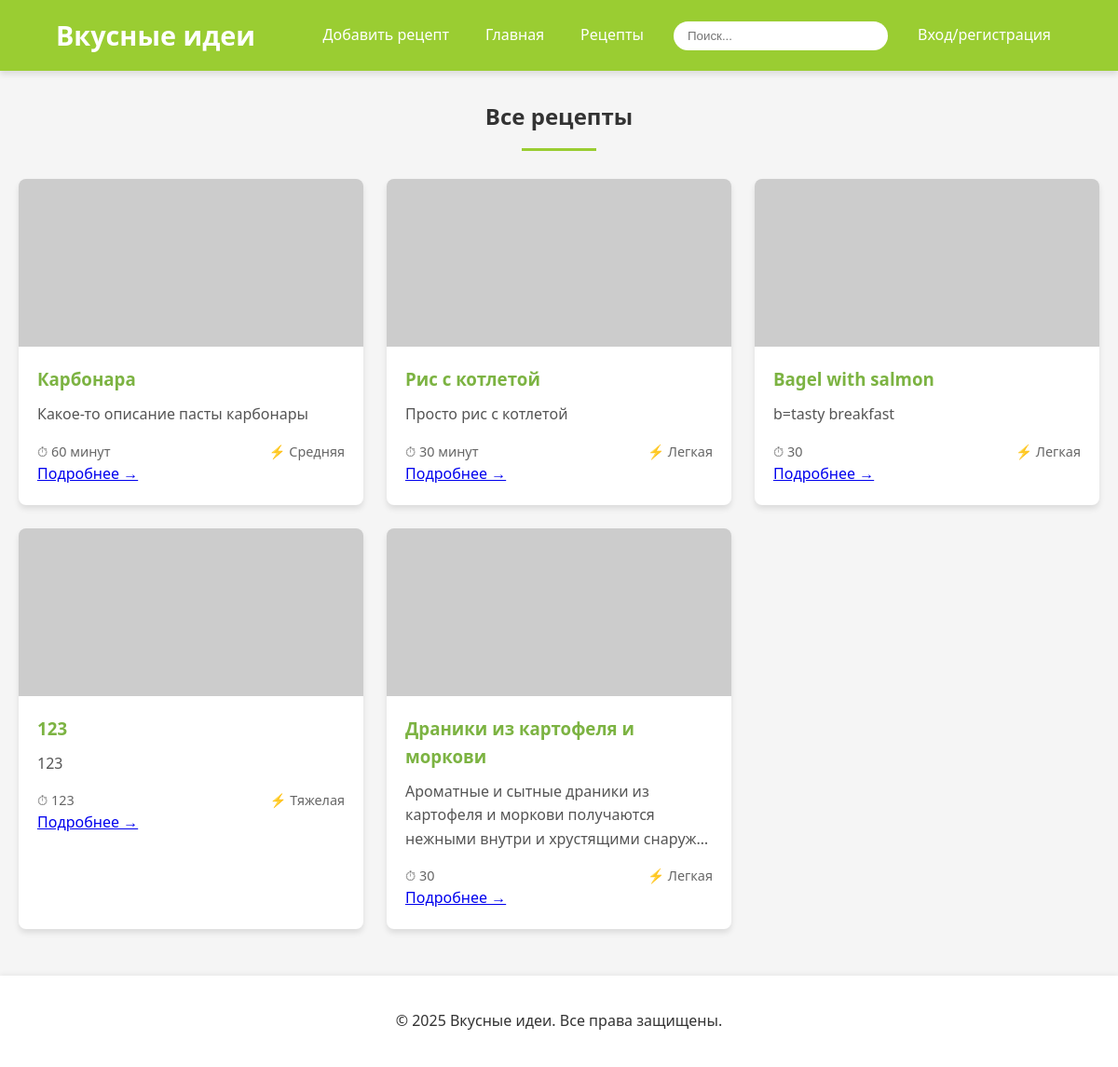
The app's page /recipes/ with its own data.
### main/models.py (models this page shows, shortened)
class Recipe(models.Model):
    user = models.ForeignKey(User, on_delete=models.CASCADE)
    title = models.CharField(max_length=255)
    description = models.TextField()
    time = models.CharField(max_length=100, null=False)
    difficulty = models.CharField(max_length=150, choices=[('Легкая', 'Легкая'), ('Средняя', 'Средняя'), ('Тяжелая', 'Тяжелая')], null=False)
    rate = models.FloatField(null=True)
    ingredients = models.TextField()
    cooking_steps = models.TextField()
    date_of_addition = models.DateField(auto_now=True)

### main/views.py (the view)
# urls.py: path('recipes/', views.recipes_page, name='recipes'),
def recipes_page(request):
    recipes = Recipe.objects.all()
    return render(request, 'recipes.html', {'recipes':recipes})

### main/templates/recipes.html (shortened to what this page needs)
<!DOCTYPE html>
<html lang="ru">
<head>
</head>
<body>
    <header>
        <h1>Вкусные идеи</h1>
        <nav>
            <ul>
                 {% if user.is_authenticated %}
                <li><a href="{% url 'make_recipe' %}">Добавить рецепт</a></li>
                {% else %}
                <li><a href="{% url 'recipe_auth_required' %}">Добавить рецепт</a></li>
                {% endif %}
                <li><a href="{% url 'index' %}">Главная</a></li>
                <li><a href="{% url 'recipes' %}">Рецепты</a></li>
            </ul>
                <input type="text" class="search" id="searchInput" placeholder="Поиск...">
                {% if user.is_authenticated %}
                <a href="{% url 'profile' %}">Личный кабинет</a>
                {% else %}
                <a href="{% url 'login' %}">Вход/регистрация</a>
                {% endif %}
        </nav>
    </header>
    <div class="container">
        <h2 class="section-title">Все рецепты</h2>
        <div class="recipes-grid" id="recipeList">
            {% for recipe in recipes %}
            <div class="recipe-card" data-title="{{recipe.title}}">
                <div class="recipe-image" style="background-image: url('https://via.placeholder.com/400x300?text=Рецепт');"></div>
                <div class="recipe-content">
                    <h3>{{recipe.title}}</h3>
                    <div class="recipe-description">{{recipe.description}}</div>
                    <div class="recipe-meta">
                        <span>⏱ {{recipe.time}}</span>
                        <span>⚡ {{recipe.difficulty}}</span>
                    </div>
                       <a href="{% url 'about_recipe' recipe.id %}">Подробнее →</a>
                </div>
            </div>
            {% endfor %}
        </div>
    </div>
    <footer>
        <p>&copy; 2025 Вкусные идеи. Все права защищены.</p>
    </footer>
</body>
</html>

### main/templates/recipes.html (style rules this page uses)
:root { --primary-color: #9ACD32; --primary-dark: #7CB342; --text-color: #333; --light-gray: #f5f5f5; --white: #ffffff; --shadow: 0 4px 6px rgba(0, 0, 0, 0.1); --transition: all 0.3s ease; --border-radius: 8px; }
body { font-family: 'Segoe UI', Tahoma, Geneva, Verdana, sans-serif; margin: 0; padding: 0; background-color: var(--light-gray); color: var(--text-color); line-height: 1.6; }
header { display: flex; justify-content: space-between; align-items: center; padding: 15px 5%; background-color: var(--primary-color); box-shadow: var(--shadow); position: sticky; top: 0; z-index: 1000; }
h1, h2, h3 { margin: 0; color: var(--text-color); }
header h1 { color: var(--white); font-size: 1.8rem; }
nav { display: flex; align-items: center; gap: 20px; }
nav ul { display: flex; list-style: none; padding: 0; margin: 0; gap: 15px; align-items: center; }
nav a { color: var(--white); text-decoration: none; font-weight: 500; padding: 8px 12px; border-radius: 4px; transition: var(--transition); }
.search { padding: 8px 15px; border: none; border-radius: 20px; outline: none; min-width: 200px; }
.container { max-width: 1200px; margin: 30px auto; padding: 0 20px; }
.section-title { text-align: center; margin-bottom: 30px; position: relative; }
.section-title:after { content: ''; display: block; width: 80px; height: 3px; background-color: var(--primary-color); margin: 15px auto 0; }
.recipes-grid { display: grid; grid-template-columns: repeat(auto-fill, minmax(280px, 1fr)); gap: 25px; margin-top: 30px; }
.recipe-card { background-color: var(--white); border-radius: var(--border-radius); overflow: hidden; box-shadow: var(--shadow); transition: var(--transition); }
.recipe-image { height: 180px; background-color: #eee; background-size: cover; background-position: center; }
.recipe-content { padding: 20px; }
.recipe-card h3 { margin-bottom: 10px; color: var(--primary-dark); }
.recipe-meta { display: flex; justify-content: space-between; margin-top: 15px; font-size: 0.9rem; color: #666; }
.recipe-description { color: #555; margin: 10px 0; display: -webkit-box; -webkit-line-clamp: 3; -webkit-box-orient: vertical; overflow: hidden; }
footer { text-align: center; padding: 20px; margin-top: 50px; background-color: var(--white); box-shadow: 0 -2px 5px rgba(0, 0, 0, 0.05); }

### records on screen
Recipe: title "Карбонара", description "Какое-то описание пасты карбонары", time "60 минут", difficulty "Средняя"
Recipe: title "Рис с котлетой", description "Просто рис с котлетой", time "30 минут", difficulty "Легкая"
Recipe: title "Bagel with salmon", description "b=tasty breakfast", time "30", difficulty "Легкая"
Recipe: title "123", description "123", time "123", difficulty "Тяжелая"
Recipe: title "Драники из картофеля и моркови", description "Ароматные и сытные драники из картофеля и моркови получаются нежными внутри и хрустящими…", time "30", difficulty "Легкая"
